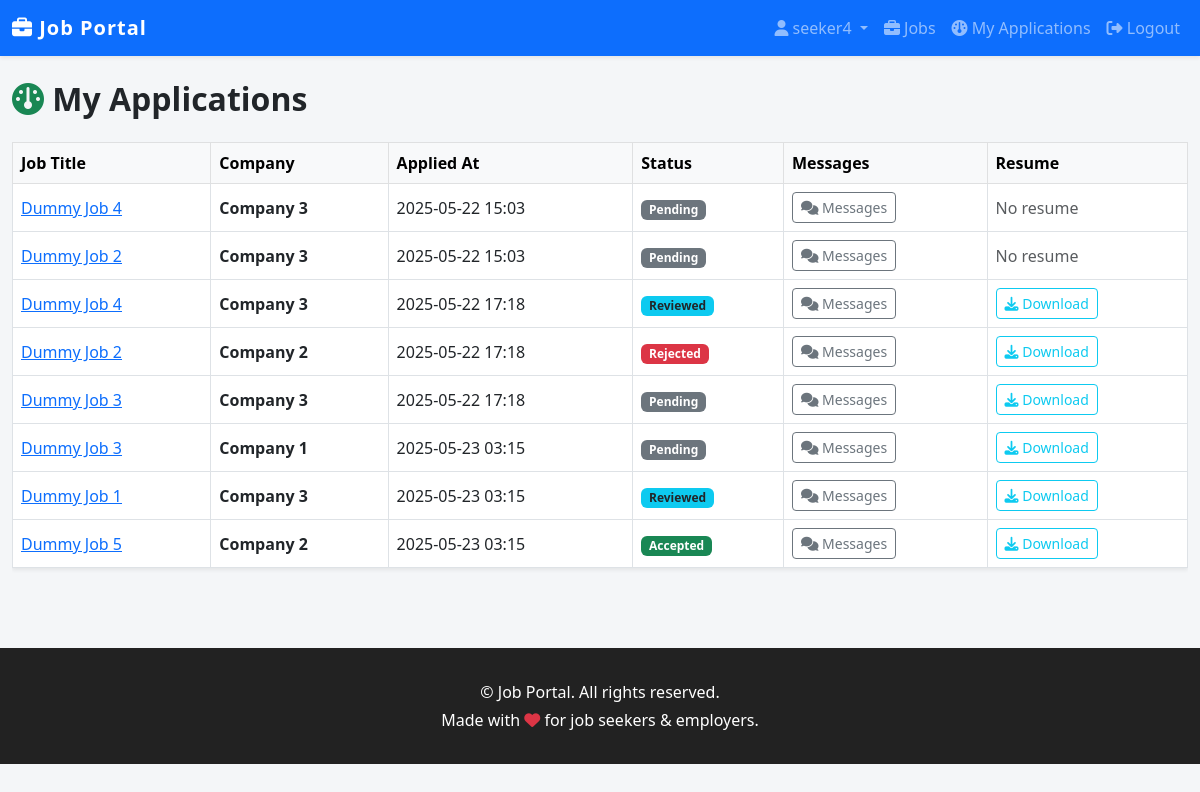
The page /jobs/job_seeker/dashboard/ (signed in) on the database its author committed.
### accounts/models.py (models this page shows, shortened)
class User(AbstractUser):
    ROLE_CHOICES = (
        ('employer', 'Employer'),
        ('job_seeker', 'Job Seeker'),
    )
    role = models.CharField(max_length=20, choices=ROLE_CHOICES)

class CompanyProfile(models.Model):
    user = models.OneToOneField('User', on_delete=models.CASCADE, related_name='company_profile')
    company_name = models.CharField(max_length=255)
    description = models.TextField(blank=True)
    website = models.URLField(blank=True)
    logo = models.ImageField(upload_to='company_logos/', blank=True, null=True)

### jobs/models.py (models this page shows, shortened)
class Application(models.Model):
    job = models.ForeignKey(Job, on_delete=models.CASCADE, related_name='applications')
    job_seeker = models.ForeignKey(User, on_delete=models.CASCADE, limit_choices_to={'role': 'job_seeker'})
    resume = models.FileField(upload_to='resumes/')
    applied_at = models.DateTimeField(auto_now_add=True)
    STATUS_CHOICES = [
        ('pending', 'Pending'),
        ('reviewed', 'Reviewed'),
        ('accepted', 'Accepted'),
        ('rejected', 'Rejected'),
    ]
    status = models.CharField(max_length=20, choices=STATUS_CHOICES, default='pending')

class Job(models.Model):
    employer = models.ForeignKey(User, on_delete=models.CASCADE, limit_choices_to={'role': 'employer'})
    title = models.CharField(max_length=255)
    description = models.TextField()
    location = models.CharField(max_length=255)
    salary = models.CharField(max_length=100, blank=True)
    duration = models.CharField(max_length=100, blank=True)
    job_type = models.CharField(max_length=100, blank=True, help_text='e.g. Full-time, Part-time, Contract')
    requirements = models.TextField(blank=True)
    benefits = models.TextField(blank=True)
    posted_at = models.DateTimeField(auto_now_add=True)

### jobs/views.py (the view)
# urls.py: path('job_seeker/dashboard/', views.job_seeker_dashboard, name='job_seeker_dashboard'),
@login_required
def job_seeker_dashboard(request):
    if not request.user.role == 'job_seeker':
        return redirect('job_list')
    applications = request.user.application_set.select_related('job', 'job__employer').all()
    return render(request, 'jobs/job_seeker_dashboard.html', {'applications': applications})

### jobs/templates/jobs/job_seeker_dashboard.html (shortened to what this page needs)
{% extends 'accounts/base.html' %}
{% block content %}
<h2 class="fw-bold mb-4"><i class="fa-solid fa-gauge text-success"></i> My Applications</h2>
{% if applications %}
  <div class="table-responsive">
    <table class="table table-bordered align-middle shadow-sm">
      <thead class="table-light">
        <tr>
          <th>Job Title</th>
          <th>Company</th>
          <th>Applied At</th>
          <th>Status</th>
          <th>Messages</th>
          <th>Resume</th>
        </tr>
      </thead>
      <tbody>
        {% for app in applications %}
        <tr>
          <td><a href="{% url 'job_detail' app.job.pk %}">{{ app.job.title }}</a></td>
          <td>{% with profile=app.job.employer.company_profile %}
                <span class="fw-bold">{{ profile.company_name }}</span>
              {% endwith %}
          </td>
          <td>{{ app.applied_at|date:'Y-m-d H:i' }}</td>
          <td><span class="badge {% if app.status == 'accepted' %}bg-success{% elif app.status == 'rejected' %}bg-danger{% elif app.status == 'reviewed' %}bg-info text-dark{% else %}bg-secondary{% endif %}">{{ app.status|default:'Pending'|capfirst }}</span></td>
          <td><a href="{% url 'application_messages' app.id %}" class="btn btn-sm btn-outline-secondary"><i class="fa-solid fa-comments"></i> Messages</a></td>
          <td>
            {% if app.resume %}
              <a href="{{ app.resume.url }}" target="_blank" class="btn btn-sm btn-outline-info"><i class="fa-solid fa-download"></i> Download</a>
            {% else %}
              <span class="text-muted">No resume</span>
            {% endif %}
          </td>
        </tr>
        {% endfor %}
      </tbody>
    </table>
  </div>
{% else %}
  <div class="alert alert-info">You have not applied to any jobs yet.</div>
{% endif %}
{% endblock %}

### accounts/templates/accounts/base.html (shortened to what this page needs)
<!DOCTYPE html>
<html>
<head>
    <link rel="stylesheet" href="https://cdn.jsdelivr.net/npm/bootstrap@5.3.0/dist/css/bootstrap.min.css">
    <link rel="stylesheet" href="https://cdnjs.cloudflare.com/ajax/libs/font-awesome/6.4.2/css/all.min.css">
</head>
<body>
<nav class="navbar navbar-expand-lg navbar-dark bg-primary shadow-sm">
  <div class="container-lg">
    <a class="navbar-brand" href="{% url 'home' %}"><i class="fa-solid fa-briefcase"></i> Job Portal</a>
    <div class="collapse navbar-collapse" id="navbarNav">
      <ul class="navbar-nav ms-auto">
        {% if user.is_authenticated %}
          <li class="nav-item dropdown">
            <a class="nav-link dropdown-toggle" href="#" id="profileDropdown" role="button" data-bs-toggle="dropdown" aria-expanded="false">
              <i class="fa-solid fa-user"></i> {{ user.username }}
            </a>
          </li>
          {% if user.role == 'employer' %}
            <li class="nav-item"><a class="nav-link" href="{% url 'job_post' %}"><i class="fa-solid fa-plus"></i> Post Job</a></li>
            <li class="nav-item"><a class="nav-link" href="{% url 'employer_dashboard' %}"><i class="fa-solid fa-gauge"></i> Dashboard</a></li>
            <li class="nav-item"><a class="nav-link" href="{% url 'company_profile' %}"><i class="fa-solid fa-building"></i> Company</a></li>
          {% elif user.role == 'job_seeker' %}
            <li class="nav-item"><a class="nav-link" href="{% url 'job_list' %}"><i class="fa-solid fa-briefcase"></i> Jobs</a></li>
            <li class="nav-item"><a class="nav-link" href="{% url 'job_seeker_dashboard' %}"><i class="fa-solid fa-gauge"></i> My Applications</a></li>
          {% endif %}
          <li class="nav-item"><a class="nav-link" href="{% url 'logout' %}"><i class="fa-solid fa-sign-out-alt"></i> Logout</a></li>
        {% else %}
          <li class="nav-item"><a class="nav-link" href="{% url 'login' %}"><i class="fa-solid fa-sign-in-alt"></i> Login</a></li>
        {% endif %}
      </ul>
    </div>
  </div>
</nav>
<div class="container-lg mt-4 mb-5">
    {% block content %}{% endblock %}
</div>
<footer class="footer text-center">
    <div class="container-lg">
        <p class="mb-1">&copy; {{ now|date:'Y' }} Job Portal. All rights reserved.</p>
        <p class="mb-0">Made with <i class="fa-solid fa-heart text-danger"></i> for job seekers &amp; employers.</p>
    </div>
</footer>
</body>
</html>

### accounts/templates/accounts/base.html (style rules this page uses)
body { background: #f4f6f8; }
.navbar-brand { font-weight: bold; letter-spacing: 1px; }
.container-lg { max-width: 1200px; }
.footer { background: #222; color: #fff; padding: 2rem 0; margin-top: 4rem; }

### rows shown on the page
User: username "seeker4"
Application: job "Dummy Job 4", job.employer.company_profile.company_name "Company 3", applied_at "2025-05-22 15:03", status "Pending", resume "No resume"
Application: job "Dummy Job 2", job.employer.company_profile.company_name "Company 3", applied_at "2025-05-22 15:03", status "Pending", resume "No resume"
Application: job "Dummy Job 4", job.employer.company_profile.company_name "Company 3", applied_at "2025-05-22 17:18", status "Reviewed"
Application: job "Dummy Job 2", job.employer.company_profile.company_name "Company 2", applied_at "2025-05-22 17:18", status "Rejected"
Application: job "Dummy Job 3", job.employer.company_profile.company_name "Company 3", applied_at "2025-05-22 17:18", status "Pending"
Application: job "Dummy Job 3", job.employer.company_profile.company_name "Company 1", applied_at "2025-05-23 03:15", status "Pending"
Application: job "Dummy Job 1", job.employer.company_profile.company_name "Company 3", applied_at "2025-05-23 03:15", status "Reviewed"
Application: job "Dummy Job 5", job.employer.company_profile.company_name "Company 2", applied_at "2025-05-23 03:15", status "Accepted"
